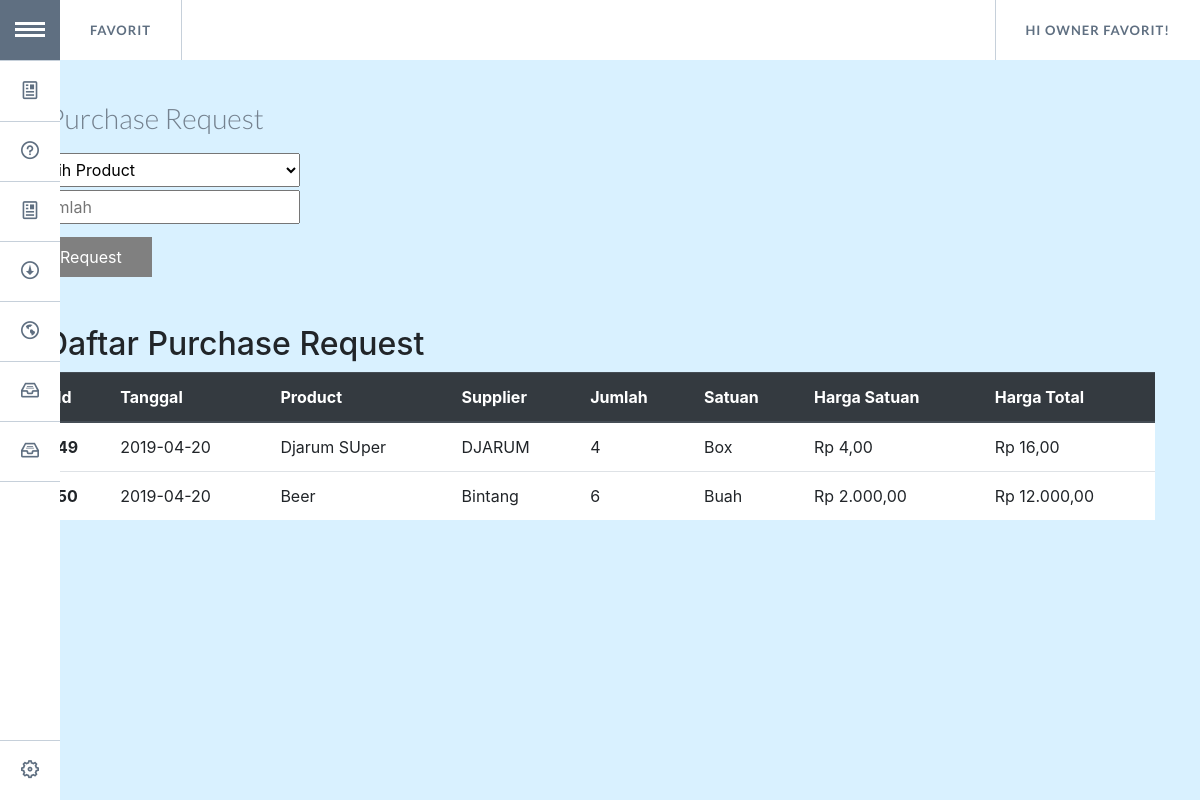
/request.php (signed in), run on an earlier commit of the app's database.
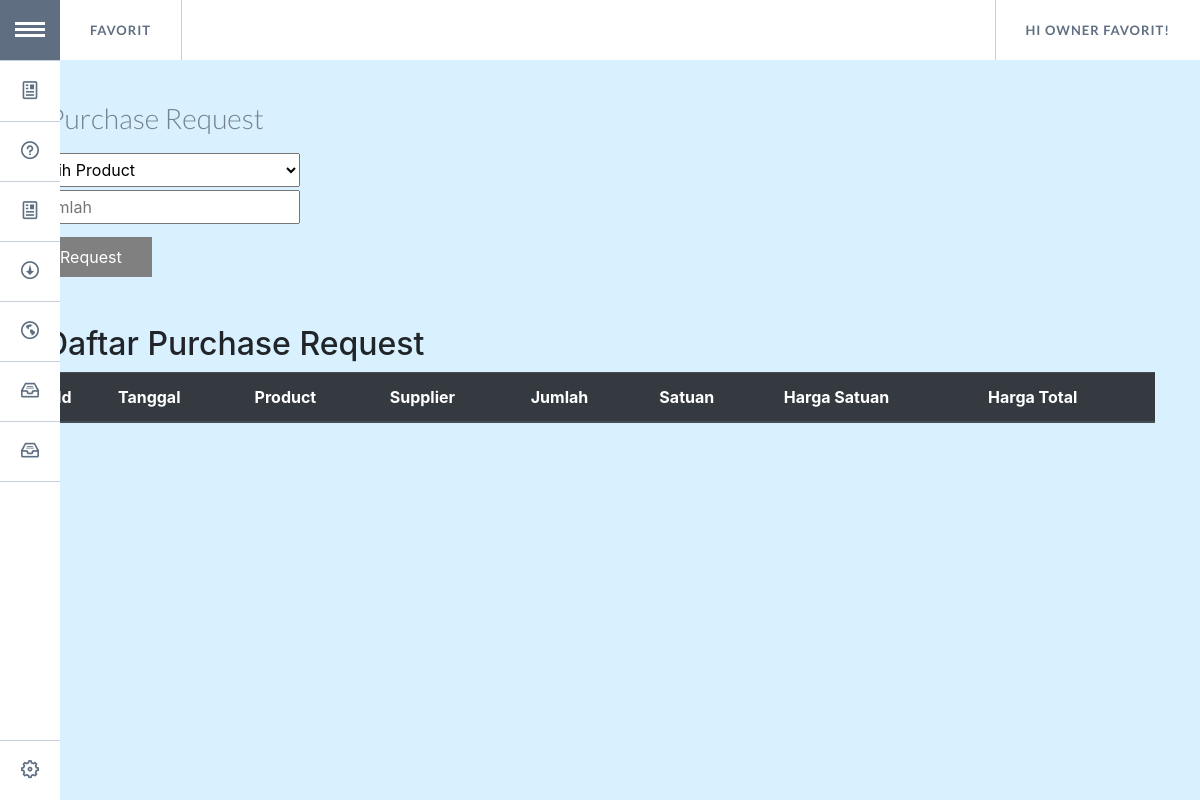
And on a later commit of the database.
### tables this page shows
CREATE TABLE `purchase_order` (
  `id_demand` int(5) NOT NULL,
  `tgl` date NOT NULL,
  `id_item` int(5) DEFAULT NULL,
  `qty_demand` int(10) NOT NULL,
  `sum_demand` int(20) NOT NULL,
  `status` int(1) NOT NULL,
  `ret_stat` int(1) NOT NULL DEFAULT '0',
  `qty_ret` int(5) NOT NULL DEFAULT '0'
);

CREATE TABLE `product` (
  `id_item` int(5) NOT NULL,
  `id_supplier` int(5) DEFAULT NULL,
  `nama_item` varchar(50) NOT NULL,
  `jumlah_item` int(250) NOT NULL,
  `satuan` varchar(7) NOT NULL,
  `harga_satuan` int(20) NOT NULL
);

CREATE TABLE `suppliers` (
  `id_supplier` int(5) NOT NULL,
  `nama_supplier` varchar(40) NOT NULL,
  `email` varchar(60) DEFAULT NULL,
  `alamat` varchar(100) DEFAULT NULL,
  `no_hp` int(14) DEFAULT NULL,
  `sisa_tagihan` int(20) DEFAULT NULL
);

### request.php (the view, shortened to what this page needs)
<!DOCTYPE html>
<html lang="en" class="no-js">
	<head>
        <link rel="stylesheet" href="https://stackpath.bootstrapcdn.com/bootstrap/4.3.1/css/bootstrap.min.css">
		<link rel="stylesheet" type="text/css" href="assets/GoogleNexusWebsiteMenu/css/normalize.css" />
		<link rel="stylesheet" type="text/css" href="assets/GoogleNexusWebsiteMenu/css/style.css" />
		<link rel="stylesheet" type="text/css" href="assets/GoogleNexusWebsiteMenu/css/component.css" />
		<link rel="stylesheet" type="text/css" href="assets/css/mainform.css" />
	</head>
	<body>
	<?php
	include 'koneksi_model.php';
	if (!isset($_SESSION["sukses"]) and !isset($_SESSION["username"]) and !isset($_SESSION["password"])) {
		die("<div style='margin-top:200px'>
			<h1 style='text-align:center;color:red;font-weight:bold'>Kami tidak mengenali anda!</h1>
			<h3 style='text-align:center'>Silahkan login <a href='login_page.php'>disini</a></h3>
			</div>");
	}else
		{
			$sql= "SELECT nama FROM user WHERE username='".$_SESSION["username"]."'";
			$query= mysqli_query($conn,$sql);
			$result= mysqli_fetch_array($query);
			$hello = $result[0];
		}
?>
		<div class="container">
			<ul id="gn-menu" class="gn-menu-main">
				<li class="gn-trigger">
					<a class="gn-icon gn-icon-menu"><span>Menu</span></a>
					<nav class="gn-menu-wrapper">
						<div class="gn-scroller">
							<ul class="gn-menu">
								<li><a class="gn-icon gn-icon-article" href='request.php'>Purchase Request</a></li>
								<li><a class="gn-icon gn-icon-help"href='acc.php'>Approval</a></li>
								<li><a class="gn-icon gn-icon-article" href='order.php'>Purchase Order</a></li>
								<li><a class="gn-icon gn-icon-download" href='terima.php'>Receiving</a></li>
								<li><a class="gn-icon gn-icon-earth" href='hutang.php'>Account Payable</a></li>
								<li><a class="gn-icon gn-icon-archive" href='supplier.php'>Supplier</a></li>
								<li><a class="gn-icon gn-icon-archive" href='produk.php'>Product</a></li>
								<li class="bawah"><a class="gn-icon gn-icon-cog" href='logout.php'>Logout</a></li>
							</ul>
						</div>
					</nav>
				</li>
				<li><a href='mainMenu.php'>Favorit</a></li>
				<li><a href="password.php"><span>Hi <?php echo $hello ?>!</span></a></li>
			</ul>
			<header>
				<h1> <span>Purchase Request</span></h1>
			</header>
			<div>
			<div class="row">
			<select style="padding:5px; width:270px" name="request" form="request">
			<option  selected value="">Pilih Product</option>
			</select>
			</div>
			<div class="row">
			<form method="POST" enctype="multipart/form-data" id="request">
			<input style="float:left; margin-left: 0; width:270px" type="number" name="qty_demand" placeholder="Jumlah" min="1"><br>
			<input style="float:left; margin-top: 10px" class="submitbut" type="submit" name="Pilih" value="Request">
			</form>
			</div>
			</div>
			<div>
			<br><br>
			<h2> <span> Daftar Purchase Request</span></h2>
			<table class="table">
				<thead class="thead-dark">
					<tr>
						<th scope="col">Id</th>
						<th scope="col">Tanggal</th>
						<th scope="col">Product</th>
						<th scope="col">Supplier</th>
						<th scope="col">Jumlah</th>
						<th scope="col">Satuan</th>
						<th scope="col">Harga Satuan</th>
						<th scope="col">Harga Total</th>
					</tr>
				</thead>
			<?php
				$sql3= "SELECT purchase_order.id_demand,purchase_order.tgl,product.nama_item,suppliers.nama_supplier,purchase_order.qty_demand,product.satuan,product.harga_satuan,purchase_order.sum_demand FROM purchase_order LEFT JOIN product ON purchase_order.id_item =product.id_item LEFT JOIN suppliers ON product.id_supplier=suppliers.id_supplier WHERE purchase_order.status=0";
				$query3= mysqli_query($conn,$sql3);
				while ($hsl3= mysqli_fetch_assoc($query3)){
			?>
				<tr>
					<th style="background: white" scope ="row"><?php echo $hsl3['id_demand'];?></th>
					<td style="background: white"><?php echo $hsl3['tgl'];?></td>
					<td style="background: white"><?php echo $hsl3['nama_item'];?></td>
					<td style="background: white"><?php echo $hsl3['nama_supplier'];?></td>
					<td style="background: white"><?php echo $hsl3['qty_demand'];?></td>
					<td style="background: white"><?php echo $hsl3['satuan'];?></td>
					<td style="background: white"><?php echo "Rp ".number_format($hsl3['harga_satuan'],2,",",".");?></td>
					<td style="background: white"><?php echo "Rp ".number_format($hsl3['sum_demand'],2,",",".");?></td>
				</tr>
			<?php
				}
			?>
			</table>
			</div>
		</div>
</body>
</html>

What changed in the data, as far as the page shows it:
removed purchase_order: id_demand "49", tgl "2019-04-20", id_item.nama_item "Djarum SUper", suppliers.nama_supplier "DJARUM", qty_demand "4", id_item.satuan "Box", id_item.harga_satuan "4,00", sum_demand "16,00"
removed purchase_order: id_demand "50", tgl "2019-04-20", id_item.nama_item "Beer", suppliers.nama_supplier "Bintang", qty_demand "6", id_item.satuan "Buah", id_item.harga_satuan "2.000,00", sum_demand "12.000,00"
